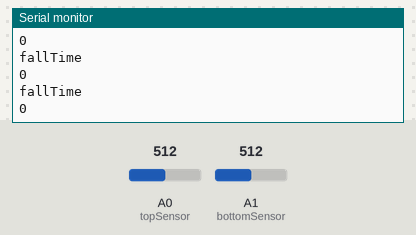
Recording of a sketch running on a simulated Arduino Uno, built with avr-gcc and run on an emulated ATmega328P. Shown: the last lines printed to the serial monitor. Inputs (shaded band) come from the test bench; at power-on: A1 (bottomSensor) = 512, A0 (topSensor) = 512.

Above: at 8.8 s.
8.9 s: A1 (bottomSensor) set to 308
At 9.5 s:
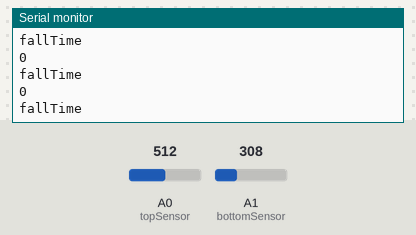
11.9 s: A1 (bottomSensor) set to 290
At 13.0 s:
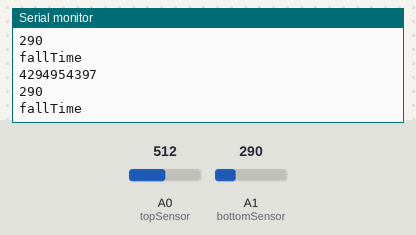
Timing chart, 0 to 14.9 s (numbered marks = the images above; inputs shaded):
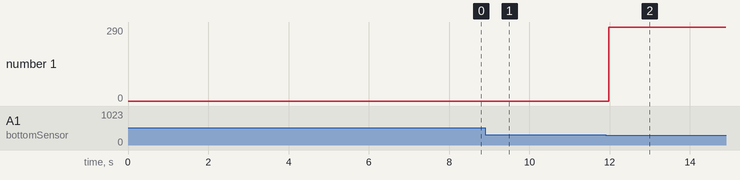

Measured:
- after the input at 11.9 s, the serial monitor: prints a new line after 0.08 s (image 2)
- plotted number 1: 0 → 29 after the input at 11.9 s

The sketch:

timeOfFlight.ino
```cpp
int topSensor = 0;
int bottomSensor = 1;
int startTrigger =0;    // Trigger when read to start timing. Top sensor goes dark first.
int endTrigger =0;      // Bottom sensor has detected falling object
int topVal = 0;         // Top photodiode reading
int bottomVal =0;       // Bottom photodiode reading


// timing variables
unsigned long startMillis=0;
unsigned long endMillis=0;
unsigned long currentMillis=0;
unsigned long intervalError=3000;        // If we don't detect a stop event within this time, STOP the clock.

void setup()
{
    Serial.begin(9600);//Set Baud Rate to 9600 bps
}
 void loop()
{
    topVal=analogRead(topSensor);    // read top photodiode

    if (topVal   < 300) {           // if it goes dark-ish this means something has passed in front of it
        Serial.println("topVal dark");
        Serial.println(topVal);
        startTrigger = 1;
    }

    if (topVal > 800 && startTrigger == 1) {   // if it gets bright AFTER being dark, the object has fallen past the sensor.
        Serial.println("topVal starting");
        Serial.println(topVal);
        startTrigger = 0;
        startMillis = millis();             // start the timer.
    }

    bottomVal=analogRead(bottomSensor);          // read bottom photodiode
    if (bottomVal  < 300 && startTrigger == 0) { // if it gets darker, the object is falling past the bottom sensor.
        Serial.println(bottomVal);
        endMillis = millis();                    // record the time.
        endTrigger = 1;
    }

    if (endTrigger=1) {
        unsigned long fallTime=0;
        fallTime = (unsigned long)(startMillis - endMillis);
        Serial.println("fallTime");
        Serial.println(fallTime);
    }

    currentMillis = millis();
    if ((unsigned long)(currentMillis - startMillis) >= intervalError) {
        startMillis = 0;
    }

}
```
